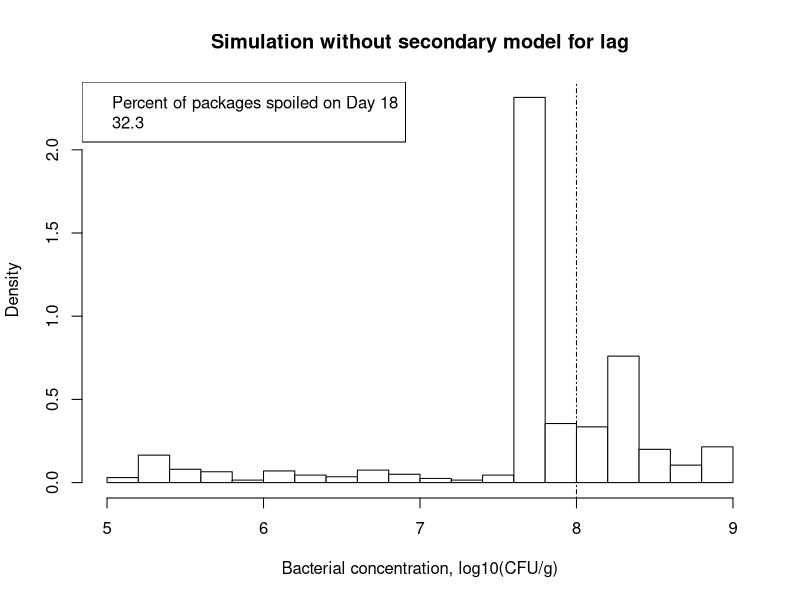

This chart was generated by the following R code: (Note: this script raises an error after producing the figure.)
## ---------------------------Title---------------------------------------------
# CIDA Shelf Life Model

## ---------------------------Description---------------------------------------
# Project: CIDA Spinach 

# Description: 

## ---------------------------Packages------------------------------------------

#   Loading packages
library(dplyr); library(MASS); library(VGAM)

## ---------------------------Seed----------------------------------------------

#Set seed
set.seed(1)

## ---------------------------Inputs--------------------------------------------

#Load in data

strain_param <- read.csv("model_inputs/primary_model_parameters_strain_averaged.csv", header = TRUE)

mumax_secon <- read.csv("model_inputs/secondary_model_mumax_strain_averaged.csv", header = TRUE)

st_frequency <- read.csv("model_inputs/st_frequency.csv", header = TRUE)

initial_count <- read.csv("model_inputs/initial_distribution.csv", header = TRUE)

#Change strain parameters to lowercase 
strain_param$isolate <- tolower(strain_param$isolate)

mumax_secon$isolate <- tolower(mumax_secon$isolate)

#Change the formatting of a variable in the ST frequency 
st_frequency$growth_isolates <- substr(st_frequency$growth_isolates, 1, 8)
st_frequency$growth_isolates <- tolower(st_frequency$growth_isolates)

#Initial Count Distribution: Log transforming initial count, and fitting a uniform distribution to the data
initial_count_dist <- function(n){
  ans <- runif(n, min = initial_count$min, max = initial_count$max)
  return(ans)
}

#ST Distribution
isolates <- st_frequency$growth_isolates
st_prev <- st_frequency$frequency

st_dist <- function(n) {
ans <- sample(isolates, size = n, prob = st_prev, replace = F)
return(ans)
}

#Storage Temperature Distribution
temp_location <- 4.06
temp_shape <- 2.31

temp_dist <- function(n) {
  ans <- rlaplace(n, temp_location, temp_shape)
  for(i in 1:n)
  while (ans[i] < 2 | ans[i] > 14) {
    ans[i] <- rlaplace(1, temp_location, temp_shape)
  }
  return(ans)
}

#Number of strains per package

pop_dist <- function(n){
  ans <- runif(n, min = 1, max = 6)
  ans_rounded <- round(ans, digits = 0)
  return(ans_rounded)
}

#Primary Growth Models 
#Gompertz
gompertz <- function(day, log10n0, log10nmax, mumax, lag){
  log10n <- log10n0 + (log10n0 < log10nmax)*(log10nmax - log10n0) * exp(-exp(mumax * exp(1) * (lag - day) / ((log10nmax - log10n0) * log(10)) + 1))
}

#Secondary model 

#Mumax
NewMu_general <- function(temp, b, temp_min){
    if(temp > temp_min){
      sqrt_mu <- b*(temp - temp_min)
      ans <- sqrt_mu^2
      return(ans)
    } else {
    ans <- 0 
    return(ans)
  }
}

NewMu_s12_0141 <- function(temp, b, temp_min){
  if(temp < temp_min){
    sqrt_mu <- b*(temp - temp_min)
    ans <- sqrt_mu^2
    return(ans)
  } else {
    ans <- 0 
    return(ans)
  }
}

NewMu <- function(temp, b, temp_min, isolate){
  if(isolate != "s12-0141"){
    return(NewMu_general(temp, b, temp_min))
  } else {
    return(NewMu_s12_0141(temp, b, temp_min))
  }
}

lag_tmin <- mumax_secon$temp_min_mu[mumax_secon$isolate == "s12-0116"]

NewLag <- function(temp, lag) {
  ans <- lag*((6 - lag_tmin)/(temp - lag_tmin))^2
  return(ans)
}

## ---------------------------Simulation Overview-------------------------------

n_lots <- 1
n_packages <- 1000
n_sim <- n_packages*n_lots
n_day <- 22

## ---------------Assigning Model Inputs----------------------------------------

#Assigning initial count, number of strains, STs and temperature to each package
packages_sim <- data.frame(matrix(nrow = n_sim, ncol = 4))
colnames(packages_sim) <- c("package", "initial_count_apc", "storage_temp", "tot_strains")

packages_sim$package <- 1:n_packages
packages_sim$initial_count_apc <- initial_count_dist(n_sim)
packages_sim$storage_temp <- temp_dist(n_sim)
packages_sim$tot_strains <- pop_dist(n_sim)

#Expanding the dataframe to store observations for each strain and day of observation
packages_sim_exp <- packages_sim %>%
  group_by(package) %>%
  slice(rep(1, times = tot_strains)) %>%
  mutate(isolate = NA, initial_count = NA, lag = NA, mumax = NA, nmax = NA) 

#Assigning isolates to each package, with replacement
for(i in 1:n_packages){
  index <- which(packages_sim_exp$package == i)
  strain_per_package <- unique(packages_sim_exp$tot_strains[index])
  packages_sim_exp$isolate[index] <- st_dist(strain_per_package) 
  packages_sim_exp$initial_count[index] <- rep(log10((10^(packages_sim$initial_count_apc[i]))/strain_per_package), times = strain_per_package)
}

#Assign lag to each package
for(i in 1:nrow(packages_sim_exp)){
  strain_index <- which(packages_sim_exp$isolate[i] == strain_param$isolate & 6 == strain_param$temp)
  strain_lag <- NewLag(packages_sim_exp$storage_temp[i], strain_param$lag[strain_index])
  packages_sim_exp$lag[i] <- strain_lag
}

#Assign mumax to each package
for(i in 1:nrow(packages_sim_exp)){
  strain_index <- which(packages_sim_exp$isolate[i] == mumax_secon$isolate)
  strain_mu <- NewMu(packages_sim_exp$storage_temp[i], mumax_secon$b_mu[strain_index], mumax_secon$temp_min_mu[strain_index], packages_sim_exp$isolate[i])
  packages_sim_exp$mumax[i] <- strain_mu
}

#Assign nmax to each package
for(i in 1:nrow(packages_sim_exp)){
  strain_index <- which(packages_sim_exp$isolate[i] == strain_param$isolate & strain_param$temp == 6)
  strain_nmax <- strain_param$nmax[strain_index]
  packages_sim_exp$nmax[i] <- strain_nmax
}

#Calculate the total nmax of a package 
packages_sim_exp$final_nmax <- vector(mode = "integer", length = nrow(packages_sim_exp))

for(i in 1:n_packages){
  index <- which(packages_sim_exp$package == i)
  packages_nmax <- packages_sim_exp$nmax[index]
  final_nmax <- log10(sum(10^packages_nmax))
  packages_sim_exp$final_nmax[index] <- final_nmax
}

## ----------------Assessing Growth Over Shelf Life-----------------------------

#Creating a dataframe, to assess microbial growth over shelf life 
shelf_life_sim <- packages_sim_exp %>%
  group_by(package, isolate) %>%
  slice(rep(1, times = 22)) %>%
  mutate(day = 1:22)
  
shelf_life_sim <- shelf_life_sim %>%
  mutate(count = gompertz(day, initial_count, nmax, mumax, lag))

## --------------------Plotting & Analyzing Outcome-----------------------------

day18_sim_output <- shelf_life_sim %>%
  filter(day == 18) %>%
  group_by(package) %>%
  summarize(total_count = log10(sum(10^(count))))

d18_spoiled <- day18_sim_output %>%
  summarize(spoiled = sum(total_count > 8.0)/n_packages)

h18 <- hist(day18_sim_output$total_count, 
            breaks = 15,
            xlab = "Bacterial concentration, log10(CFU/g)", 
            ylab = "Density", main = "Simulation without secondary model for lag", 
            prob = TRUE, col = "white")
abline(v = 8.0, lty = 4)
legend(
  'topleft', ncol = 1,
  legend = c(
    'Percent of packages spoiled on Day 18',  (d18_spoiled$spoiled*100)))

percent_packages_nmax <- shelf_life_sim %>%
  group_by(day, package) %>%
  mutate(total_count = log10(sum(10^(count)))) %>%
  slice(1) %>%
  mutate(at_nmax = round(final_nmax, 1)  == round(total_count, 1)) %>%
  group_by(day) %>%
  summarize(percent_packs_nmax = (sum(at_nmax == TRUE)/n_packages)*100)

mode <- function(x) {
  t <- table(x)
  names(t)[ which.max(t) ]
}

count_summary_by_day <- shelf_life_sim %>%
  group_by(day, package) %>%
  summarize(total_count = log10(sum(10^(count)))) %>%
  mutate(rounded_total_count = round(total_count, 1)) %>%
  group_by(day) %>%
  summarize(mean = mean(total_count), 
            sd_total_count = sd(total_count), 
            mode = mode(rounded_total_count),
            median = median(total_count))

counts_summary_by_package <- shelf_life_sim %>%
  group_by(day, package) %>%
  summarize(total_count = log10(sum(10^(count))))

## --------------------Exporting data-------------------------------------------

date <- Sys.Date()
date <- gsub("-", "_", date)

write.csv(count_summary_by_day, file = paste0("outputs/count_by_day", date, ".csv"), row.names = FALSE)
write.csv(percent_packages_nmax, file = paste0("outputs/percentage_of_packages_at_nmax", date, ".csv"), row.names = FALSE)
write.csv(counts_summary_by_package, file = paste0("outputs/total_count_by_package", date, ".csv"), row.names = FALSE)
